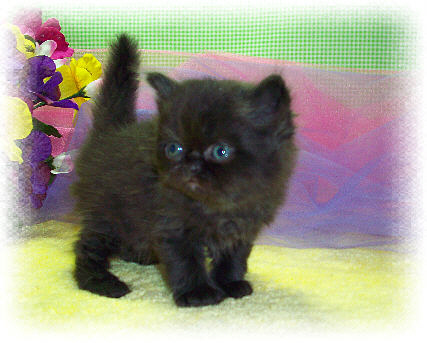
%> input picture H5/imgs/black_kitten.jpg, 427 x 343 px
$ octave GrabCat.m   (GNU Octave 9; MATLAB toolbox functions it lacks are replaced by stand-ins)
%> lines starting %> are read from the running program, lines starting %| are printed output that depends on the picture
### H5/code/ComputeSegmentation.m
%%%%%%%%%%%%%%%%%%%%%%%%%%
%
% Sam Feig
% Vladimir Zhdanov
%
% CSCI 4831/5722
% Homework 5
% Instructor: Ioana Fleming
%
%%%%%%%%%%%%%%%%%%%%%%%%%%%%%%%
function segments = ComputeSegmentation(img, k, clusteringMethod, featureFn, ...
                                        normalizeFeatures, resize)
% Compute a segmentation for an image.
%
% First a feature vector is extracted from each pixel of the image. Next a
% clustering algorithm is applied to the set of all feature vectors. Two
% pixels are assigned to the same segment if and only if their feature
% vectors are assigned to the same cluster.
%
% Note that segmenting an image of size w x h involves clustring w*h
% points; this could run very slowly for high resolution images. To improve
% performance in this case, we can segment a shrunk version of the image
% and then use the segmentation of the small image to construct a
% segmentation for the original image. Setting the resize parameter enables
% this optimization.
%
% segments = ComputeSegmentation(img, k, clusteringMethod, featureFn, normalizeFeatures, resize)
%
% INPUTS
% img - An array of pixel data for the image to segment.
% k - The number of segments into which the image should be split.
% clusteringMethod - The method to use for clustering. Must be one of
%                    'kmeans' or 'hac' for k-means or hiehierarchical
%                    agglomerative clustering respectively.
% featureFn - Parameter specifying a handle to a function used to
%             extract features from the image. To create a function handle,
%             prepend a @ to the name of a function like this:
%             @ComputeColorFeatures
% normalizeFeatures - OPTIONAL parameter; if true then NormalizeFeatures
%                     will be used to normalize features after they are
%                     computed.
% resize - OPTIONAL parameter giving the scale to which the image should be
%          resized prior to extracting features and clustering; should be
%          in the range 0 < resize <= 1. Setting this argument to a smaller
%          value will increase the speed of the clustering algorithm but
%          will cause the computed segments to be blockier. This setting is
%          usually not necessary for kmeans clustering, but when using
%          hac clustering this parameter will probably need to be set to
%          a value less than 1.
%
%
% OUTPUTS
% segments - A struct array with one element for each cluster.
%            segments(c) is a struct describing segment number c and has
%            the following fields:
%
%     .img  - An array of size h x w x 3 containing image data for the cth
%             cluster.
%     .mask - A logical array of size h x w where mask(i, j) = 1 if
%             img(i, j, :) is part of cluster c.

    params = 0;
    if strcmp(clusteringMethod, 'kmeans')
        clusterFn = @KMeansClustering;
    elseif strcmp(clusteringMethod, 'hac')
        clusterFn = @HAClustering;
    elseif strcmp(clusteringMethod, 'hacSingle')
        clusterFn = @HAClusteringLinks;
        params = 0;
    elseif strcmp(clusteringMethod, 'hacComplete')
        clusterFn = @HAClusteringLinks;
        params = 1;
    elseif strcmp(clusteringMethod, 'hacAvg')
        clusterFn = @HAClusteringLinks;
        params = 2;
    else
        error('method must be one of ''kmeans'', ''hac'', ''hacSingle'', ''hacComplete'', or ''hacAvg''');
    end

    if nargin < 5
        normalizeFeatures = true;
    end

    if nargin < 6
        resize = 1;
    end


    height = size(img, 1);
    width = size(img, 2);

    % Resize the image.
    imgSmall = imresize(img, resize);

    % Compute features for the smaller image.
    features = featureFn(imgSmall);

    % Maybe normalize the features.
    if normalizeFeatures
        features = NormalizeFeatures(features);
    end

    % The features array is of size h x w x f, but the clustering
    % algorithms expect a matrix of points of shape (h*w) x f, so we have
    % to reshape the features array.
    points = reshape(features, [], size(features, 3));

    % Apply the clustering algorithm to get an assignment of each point to
    % a cluster.
    if strcmp(clusteringMethod, 'kmeans')
        idx = clusterFn(points, k);
    % HAC with stanford method
    elseif strcmp(clusteringMethod, 'hac')
        idx = clusterFn(points, k);
    % HAC with either single, complete, or avg link given in params
    else
        idx = clusterFn(points, k, params);
    end

    % The clustering algorithm gives a vector of cluster identities, but we
    % want a rectangular array of the same size as the image so we reshape
    % again.
    idx = reshape(idx, size(features, 1), size(features, 2));

    % The image may have been resized prior to clustering, but we want
    % a segmentation of the original image. To fix this we treat the array
    % of cluster identities as an image, and resize it to the size of the
    % original image. For this to work correctly the cluster identities
    % need to be resized using nearest neighbor interpolation.
    idx = imresize(idx, [height, width], 'nearest');

    % Conver the array of cluster identities into a more convenient data
    % structure.
    segments = MakeSegments(img, idx);
end

### H5/code/NormalizeFeatures.m
%%%%%%%%%%%%%%%%%%%%%%%%%%
%
% Sam Feig
% Vladimir Zhdanov
%
% CSCI 4831/5722
% Homework 5
% Instructor: Ioana Fleming
%
%%%%%%%%%%%%%%%%%%%%%%%%%%%%%%%
function featuresNorm = NormalizeFeatures(features)
% Normalize image features to have zero mean and unit variance. This
% normalization can cause k-means clustering to perform better.
%
% INPUTS
% features - An array of features for an image. features(i, j, :) is the
%            feature vector for the pixel img(i, j, :) of the original
%            image.
%
% OUTPUTS
% featuresNorm - An array of the same shape as features where each feature
%                has been normalized to have zero mean and unit variance.

    features = double(features);
    featuresNorm = features;

%%%%%%%%%%%%%%%%%%%%%%%%%%%%%%%%%%%%%%%%%%%%%%%%%%%%%%%%%%%%%%%%%%%%%%%%%%%%%%%%
%                                                                              %
%                                YOUR CODE HERE:                               %
%                                                                              %
%                HINT: The functions mean and std may be useful                %
%                                                                              %
%%%%%%%%%%%%%%%%%%%%%%%%%%%%%%%%%%%%%%%%%%%%%%%%%%%%%%%%%%%%%%%%%%%%%%%%%%%%%%%%
    % Iterate through each feature
    for i = 1:size(featuresNorm, 3)
        % Calculate mean and standard deviation of the current feature
        mu = mean(features(:, :, i), 'all');
        sigma = std(features(:, :, i), 0, 'all');

        % Scale output to be mean=0 and std=1
        featuresNorm(:, :, i) = (features(:, :, i) - mu) ./ sigma;
    end
end

### H5/code/ComputeColorFeatures.m
%%%%%%%%%%%%%%%%%%%%%%%%%%
%
% Sam Feig
% Vladimir Zhdanov
%
% CSCI 4831/5722
% Homework 5
% Instructor: Ioana Fleming
%
%%%%%%%%%%%%%%%%%%%%%%%%%%%%%%%
function features = ComputeColorFeatures(img)
% Computes a feature vector of color values for all pixels in an image.
%
% INPUTS
% img - Array of image data of size h x w x 3.
%
% OUTPUT
% features - Array of size h x w x 3 where features(i, j, :) is the feature
%            vector for the pixel img(i, j, :). In the case of color
%            features this is simply the input image.

    features = double(img);
end

### H5/code/HAClustering.m
%%%%%%%%%%%%%%%%%%%%%%%%%%
%
% Sam Feig
% Vladimir Zhdanov
%
% CSCI 4831/5722
% Homework 5
% Instructor: Ioana Fleming
%
%%%%%%%%%%%%%%%%%%%%%%%%%%%%%%%
function idx = HAClustering(X, k, visualize2D)
% Run the hierarchical agglomerative clustering algorithm.
%
% The algorithm is conceptually simple:
%
% Assign each point to its own cluster
% While the number of clusters is greater than k:
%   Compute the distance between all pairs of clusters
%   Merge the pair of clusters that are closest to each other
%
% There are many valid ways of determining the distance between two
% clusters. For this assignment we will define the distance between two
% clusters to be the Euclidean distance between their centroids.
%
% Recomputing the centroids of all clusters and the distances between all
% pairs of centroids at each step of the loop would be very slow.
% Thankfully most of the distances and centroids remain the same in
% successive iterations of the outer loop; therefore we can speed up the
% computation by only recomputing the centroid and distances for the new
% merged cluster.
%
% Even with this trick, this algorithm will consume a lot of memory and run
% very slowly when clustering large sets of points. In practice, you
% probably do not want to use this algorithm to cluster more than 10,000
% points.
%
% NOTE: To get full credit for this part you should only update the cluster
% centroids and distances for the merged and deleted clusters at each
% iteration of the main loop.
%
% INPUTS
% X - An array of size m x n containing the points to cluster. Each row is
%     an n-dimensional point, so X(i, :) gives the coordinates of the ith
%     point.
% k - The number of clusters to compute.
% visualize2D - OPTIONAL parameter telling whether or not to visualize the
%               progress of the algorithm for 2D data. If not set then 2D
%               data will not be visualized.
%
% OUTPUTS
% idx     - The assignments of points to clusters. idx(i) = c means that the
%           point X(i, :) has been assigned to cluster c.

    if nargin < 3
        visualize2D = false;
    end

    if ~isa(X, 'double')
        X = double(X);
    end

    % The number of points to cluster.
    m = size(X, 1);

    % The dimension of each point.
    n = size(X, 2);

    % The number of clusters that we currently have.
    num_clusters = m;

    % The assignment of points to clusters. If idx(i) = c then X(i, :) is
    % assigned to cluster c. Since each point is initally assigned to its
    % own cluster, we initialize idx to the column vector [1; 2; ...; m].
    idx = (1:m)';

    % The centroids of all clusters. The row centroids(c, :) is the
    % centroid of the cth cluster. Since each point starts in its own
    % cluster, the centroids are initially the same as the data matrix.
    centroids = X;

    % The number of points in each cluster. If cluster_sizes(c) = n then
    % cluster c contains n points. Since each point is initially assigned
    % to its own cluster, each cluster size is initialized to 1.
    cluster_sizes = ones(m, 1);

    % The distances between the centroids of the clusters. For ci != cj,
    % dists(ci, cj) = d means that the Euclidean distance between
    % centroids(ci, :) and centroids(cj, :) is d. We will choose the pair
    % of clusters to merge at each step by finding the smallest element of
    % the dists matrix. We never want to merge a cluster with itself;
    % therefore we set the diagonal elements of dists to be +Inf.
    dists = squareform(pdist(centroids));
    dists = dists + diag(Inf(m, 1));

    % If we are going to display the clusters graphically then create a
    % figure in which to draw the visualization.
    figHandle = [];
    if n == 2 && visualize2D
        figHandle = figure;
    end


    % In the 2D case we can easily visualize the starting points.
    if n == 2 && visualize2D
        VisualizeClusters2D(X, idx, centroids, figHandle);
        pause;
    end

    while num_clusters > k


        % Find the pair of clusters that are closest together.
        % Set i and j to be the indices of the nearest pair of clusters.
        i = 0;
        j = 0;
        %%%%%%%%%%%%%%%%%%%%%%%%%%%%%%%%%%%%%%%%%%%%%%%%%%%%%%%%%%%%%%%%%%%%%%%
        %                                                                     %
        %                            YOUR CODE HERE                           %
        %                                                                     %
        %%%%%%%%%%%%%%%%%%%%%%%%%%%%%%%%%%%%%%%%%%%%%%%%%%%%%%%%%%%%%%%%%%%%%%%
        % Find indices of minimum in dists matrix.
        % Referenced: https://www.mathworks.com/matlabcentral/answers/74835-how-do-i-get-both-the-minimum-of-a-2d-matrix-and-it-s-indices
        [~, minIdx] = min(dists(:));
        [i , j] = ind2sub(size(dists), minIdx);
        %%%%%%%%%%%%%%%%%%%%%%%%%%%%%%%%%%%%%%%%%%%%%%%%%%%%%%%%%%%%%%%%%%%%%%%
        %                                                                     %
        %                            END YOUR CODE                            %
        %                                                                     %
        %%%%%%%%%%%%%%%%%%%%%%%%%%%%%%%%%%%%%%%%%%%%%%%%%%%%%%%%%%%%%%%%%%%%%%%

        % Make sure that i < j
        if i > j
            t = i;
            i = j;
            j = t;
        end

        % Next we need to merge cluster j into cluster i.
        %
        % We also need to 'delete' cluster j. We will do this by setting
        % its cluster size to 0 and moving its centroid to +Inf. This
        % ensures that the distance from cluster j to any other cluster is
        % +Inf.

        % Assign all points currently in cluster j to cluster i.
        %%%%%%%%%%%%%%%%%%%%%%%%%%%%%%%%%%%%%%%%%%%%%%%%%%%%%%%%%%%%%%%%%%%%%%%
        %                                                                     %
        %                            YOUR CODE HERE                           %
        %                                                                     %
        %%%%%%%%%%%%%%%%%%%%%%%%%%%%%%%%%%%%%%%%%%%%%%%%%%%%%%%%%%%%%%%%%%%%%%%
        idx(idx == j) = i;
        %%%%%%%%%%%%%%%%%%%%%%%%%%%%%%%%%%%%%%%%%%%%%%%%%%%%%%%%%%%%%%%%%%%%%%%
        %                                                                     %
        %                            END YOUR CODE                            %
        %                                                                     %
        %%%%%%%%%%%%%%%%%%%%%%%%%%%%%%%%%%%%%%%%%%%%%%%%%%%%%%%%%%%%%%%%%%%%%%%

        % Compute the new centroid for clusters i and set the centroid of
        % cluster j to +Inf.
        % HINT: You should be able to compute both updated cluster
        % centroids in O(1) time.
        %%%%%%%%%%%%%%%%%%%%%%%%%%%%%%%%%%%%%%%%%%%%%%%%%%%%%%%%%%%%%%%%%%%%%%%
        %                                                                     %
        %                            YOUR CODE HERE                           %
        %                                                                     %
        %%%%%%%%%%%%%%%%%%%%%%%%%%%%%%%%%%%%%%%%%%%%%%%%%%%%%%%%%%%%%%%%%%%%%%%
        centroids(i, :) = (centroids(i, :) * cluster_sizes(i) + centroids(j, :) * cluster_sizes(j)) / (cluster_sizes(i) + cluster_sizes(j));

        centroids(j, :) = Inf;
        %%%%%%%%%%%%%%%%%%%%%%%%%%%%%%%%%%%%%%%%%%%%%%%%%%%%%%%%%%%%%%%%%%%%%%%
        %                                                                     %
        %                            END YOUR CODE                            %
        %                                                                     %
        %%%%%%%%%%%%%%%%%%%%%%%%%%%%%%%%%%%%%%%%%%%%%%%%%%%%%%%%%%%%%%%%%%%%%%%

        % Update the size of clusters i and j.
        %%%%%%%%%%%%%%%%%%%%%%%%%%%%%%%%%%%%%%%%%%%%%%%%%%%%%%%%%%%%%%%%%%%%%%%
        %                                                                     %
        %                            YOUR CODE HERE                           %
        %                                                                     %
        %%%%%%%%%%%%%%%%%%%%%%%%%%%%%%%%%%%%%%%%%%%%%%%%%%%%%%%%%%%%%%%%%%%%%%%
        cluster_sizes(i) = cluster_sizes(i) + cluster_sizes(j);
        cluster_sizes(j) = 0;
        %%%%%%%%%%%%%%%%%%%%%%%%%%%%%%%%%%%%%%%%%%%%%%%%%%%%%%%%%%%%%%%%%%%%%%%
        %                                                                     %
        %                            END YOUR CODE                            %
        %                                                                     %
        %%%%%%%%%%%%%%%%%%%%%%%%%%%%%%%%%%%%%%%%%%%%%%%%%%%%%%%%%%%%%%%%%%%%%%%

        % Update the dists array. In particular, we need to update the
        % distances from clusters i and j to all other clusters.
        % Hint: You might find the pdist2 function useful.
        % Hint: Remember that the diagonal of dists must be +Inf.
        %%%%%%%%%%%%%%%%%%%%%%%%%%%%%%%%%%%%%%%%%%%%%%%%%%%%%%%%%%%%%%%%%%%%%%%
        %                                                                     %
        %                            YOUR CODE HERE                           %
        %                                                                     %
        %%%%%%%%%%%%%%%%%%%%%%%%%%%%%%%%%%%%%%%%%%%%%%%%%%%%%%%%%%%%%%%%%%%%%%%
        % Update distances from cluster i to the rest of the clusters
        dists(i, :) = pdist2(centroids(i, :), centroids);
        dists(:, i) = dists(i,:)';
        % Set cluster j distances to infinity since it no longer exists
        dists(j, :) = Inf;
        dists(:, j) = Inf;

        % Diagonal of dists must be Inf
        dists(i, i) = Inf;
        %%%%%%%%%%%%%%%%%%%%%%%%%%%%%%%%%%%%%%%%%%%%%%%%%%%%%%%%%%%%%%%%%%%%%%%
        %                                                                     %
        %                            END YOUR CODE                            %
        %                                                                     %
        %%%%%%%%%%%%%%%%%%%%%%%%%%%%%%%%%%%%%%%%%%%%%%%%%%%%%%%%%%%%%%%%%%%%%%%


        % If everything worked correctly then we have one less cluster.
        num_clusters = num_clusters - 1;

        % In the 2D case we can easily visualize the clusters.
        if n == 2 && visualize2D
            VisualizeClusters2D(X, idx, centroids, figHandle);
            pause;
        end

    end

    % Now we need to reindex the clusters from 1 to k
    idx = ReindexClusters(idx);
end

### H5/code/GrabCat.m
%%%%%%%%%%%%%%%%%%%%%%%%%%
%
% Sam Feig
% Vladimir Zhdanov
%
% CSCI 4831/5722
% Homework 5
% Instructor: Ioana Fleming
%
%%%%%%%%%%%%%%%%%%%%%%%%%%%%%%%
%% Task 7 - GrabCat: Transfer Segments between Images
% GrabCat.m starter code wasn't provided, but most of this code is from
% `RunComputeSegmentation.m`

% Read the input image and background image.
img = imread('../imgs/black_kitten.jpg');
%> img is the input picture: size 343x427x3 uint8; mean R, G, B 152.8, 150.1, 134.2
bg = imread('../imgs/backgrounds/beach.jpg');
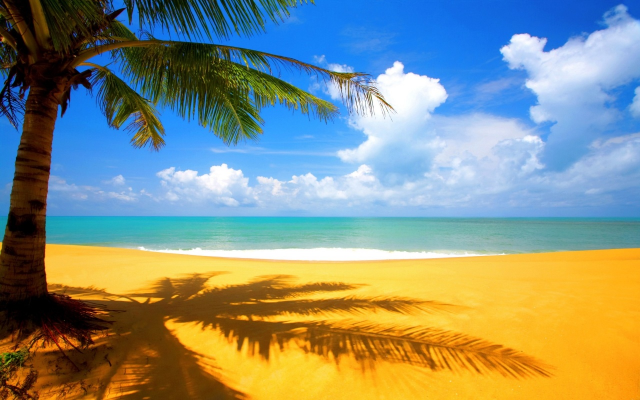
%> input picture H5/imgs/backgrounds/beach.jpg, 1280 x 800 px (shown at 1/2 size)
%> bg is the input picture: size 800x1280x3 uint8; mean R, G, B 135.3, 144.3, 129.1

% Choose the number of clusters and the clustering method.
k = 5;
clusteringMethod = 'hac';

% Choose the feature function that will be used. The @ syntax creates a
% function handle; this allows us to pass a function as an argument to
% another function.
featureFn = @ComputeColorFeatures;

% Whether or not to normalize features before clustering.
normalizeFeatures = true;

% Whether or not to resize the image before clustering. If this script
% runs too slowly then you should set resize to a value less than 1.
resize = .15;

% Use all of the above parameters to actually compute a segmentation.
segments = ComputeSegmentation(img, k, clusteringMethod, featureFn, ...
                               normalizeFeatures, resize);
%> in ComputeSegmentation, `imgSmall = imresize(img, resize);`:
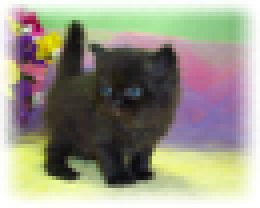
%> imgSmall: size 52x65x3 uint8 (shown 4 times larger); mean R, G, B 152.8, 150.1, 134.1
%> the loop in NormalizeFeatures, `for i = 1:size(featuresNorm, 3)` made 3 passes
%> (mu, sigma) on passes 1 to 3: (152.8, 76.53), (150.1, 82.99), (134.1, 72.82)
%> after the loop in NormalizeFeatures, `for i = 1:size(featuresNorm, 3)`:
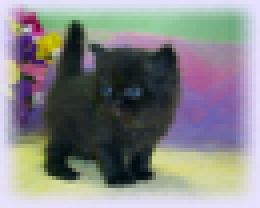
%> featuresNorm: size 52x65x3 double (shown 4 times larger); mean R, G, B 1.44e-16, -1.17e-15, -1.8e-16; drawn with min black and max white
%> (the run ends here)
